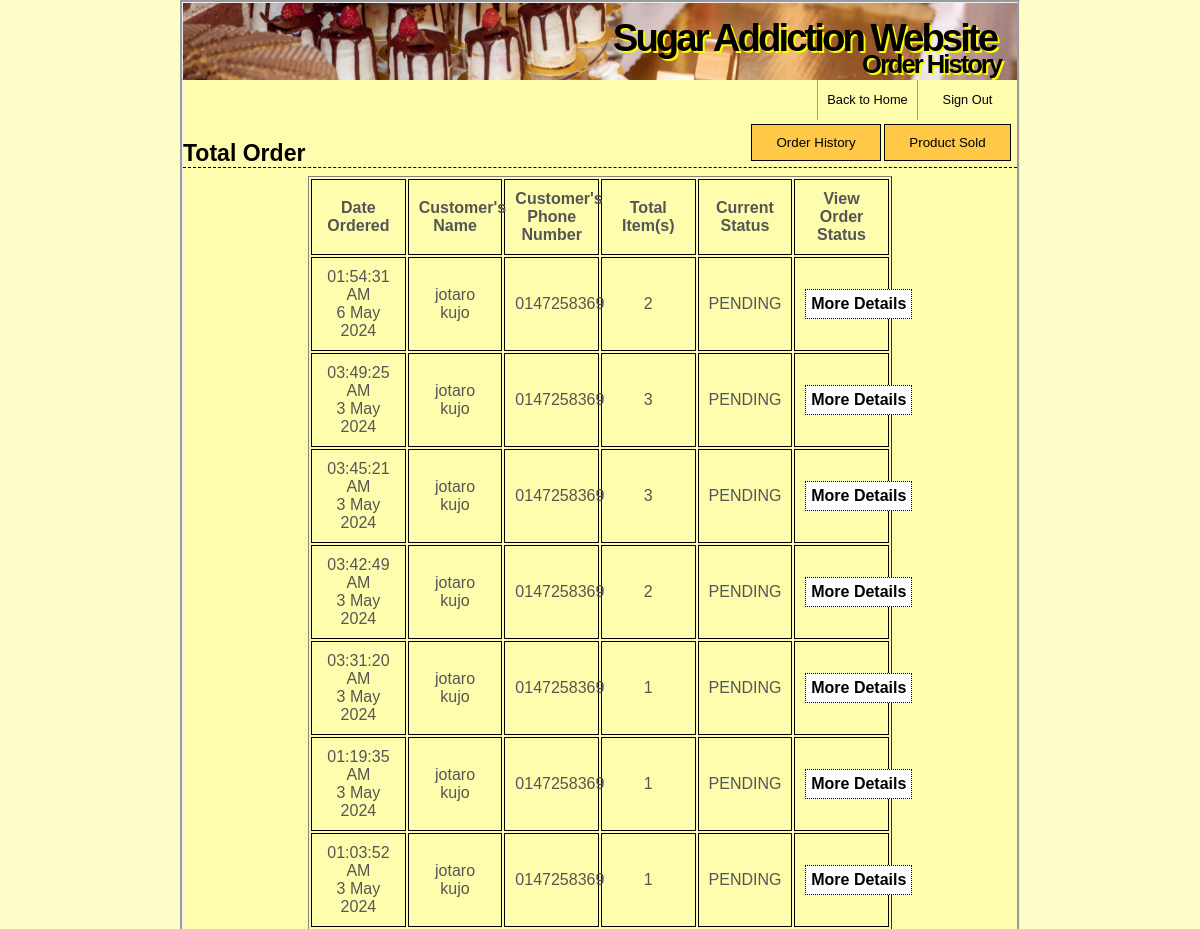
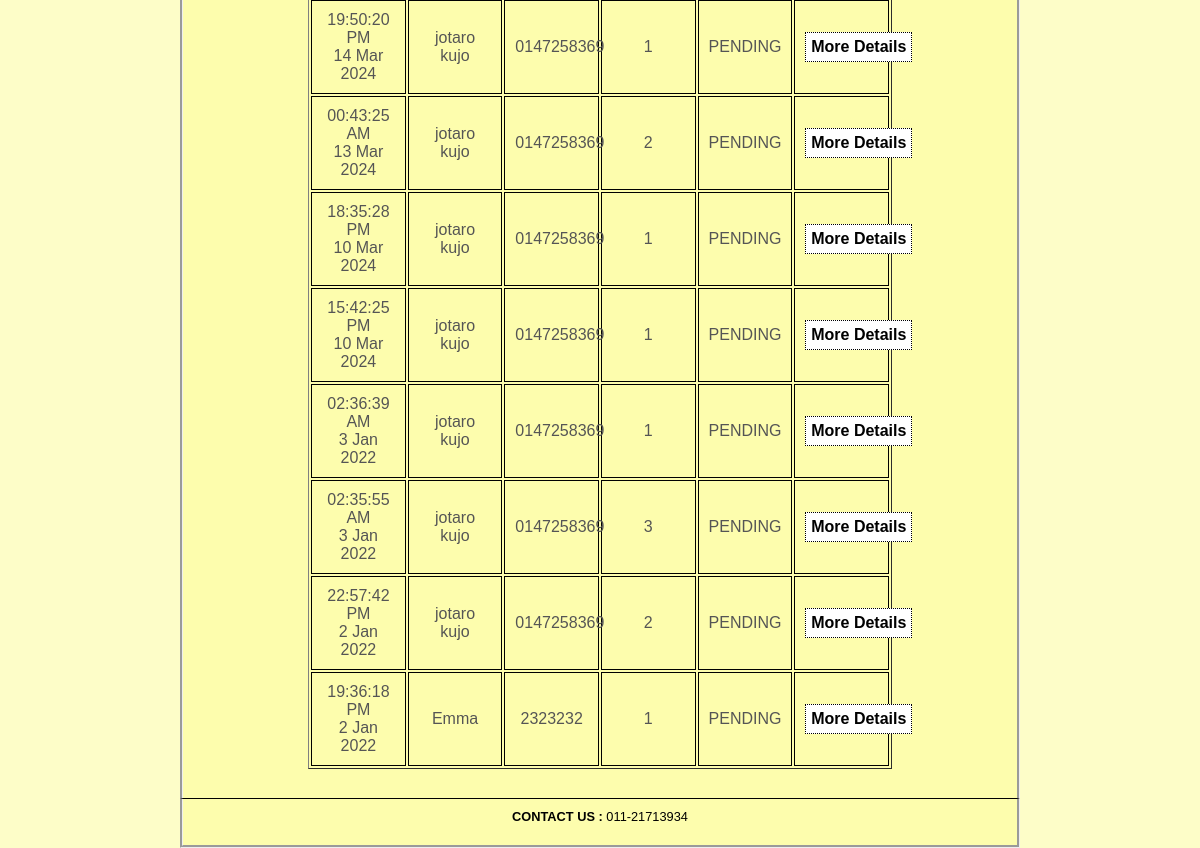
The app's page /orders_TotalOrder.php (signed in) with its own data (2 pictures, top to bottom).
### tables this page shows
CREATE TABLE `customer` (
  `CustID` int(5) NOT NULL,
  `CustName` varchar(20) NOT NULL,
  `Password` varchar(40) NOT NULL,
  `PhoneNum` varchar(40) NOT NULL,
  `Address` varchar(100) NOT NULL,
  `Email` varchar(60) NOT NULL,
  `OrderID` varchar(255) DEFAULT NULL
);

### orders_TotalOrder.php (the view, shortened to what this page needs)
<?php
include ('includes/header.php');
?>
<h1>Total Order</h1>
<div class="menu">
<div class="btn-group" style="float: right; margin:-4.1em 0.5em">
		<button><a href="orders_TotalOrder.php">Order History</a></button>
		<button><a href="orders_ProductSold.php">Product Sold</a></button>
	</div>
	<table border="1">
		<tr>
			<th>Date Ordered</th>
			<th>Customer's Name</th>
			<th>Customer's Phone Number</th>
			<th>Total Item(s)</th>
			<th>Current Status</th>
			<th>View Order Status</th>
		</tr>
		<?php
		require ('includes/constants.php');
		$q = "SELECT CustID, COUNT(ProdID) AS ProdID, Quantity, Order_Date
        FROM cust_order
        GROUP BY CustID, Order_Date
		ORDER BY Order_Date DESC;";
		$r = @mysqli_query ($dbc,$q);
		if (!mysqli_num_rows($r) == 1) {
			echo '<tr><td colspan="4">No order from customer</td></tr>';
		} else {
		while ($data = mysqli_fetch_array($r)) {
			$c = $data['CustID'];
			$qC = "SELECT * FROM customer WHERE CustID = '$c'";
			$rC = @mysqli_query ($dbc,$qC);
			$dataC = mysqli_fetch_array($rC);
			echo "<tr><td>" . date("H:i:s A", strtotime($data['Order_Date'])) . "<br>" . date("j M Y", strtotime($data['Order_Date'])) . "</td>";
			echo '
				<td align="left">'.$dataC['CustName'].'</td>
				<td align="left">'.$dataC['PhoneNum'].'</td>';
				echo '<td align="left">'.$data['ProdID'].'</td>
				<td align="left">PENDING</td>';
			echo '<td>
				<form action="orderLdetails.php" method="GET">
					<input type="text" name="Order_Date" value="'.$data["Order_Date"].'" hidden>
					<input type="text" name="CustName" value="'.$dataC["CustName"].'" hidden>
					<input type="submit" name="submit" value="More Details" />
				</form></td>
			</tr>';
		}}
		?>
	</table>
</div>

### includes/style.css (style rules this page uses)
* { margin:0; padding:0; }
a { color:#000000; text-decoration:none; }
body { background:#FDFDC8; color:#555; font:0.8em Arial, Helvetica, "bitstream vera sans", sans-serif; }
#content h1 { border-bottom:1px dashed #000000; font-size:1.8em; padding:20px 0 0; color: black; }
.menu table { margin: 1% 15%; width: 70%; table-layout: fixed; }
#content .menu tr th { padding: 10px; border: 1px solid black; width: auto; text-align: center; }
#content .menu tr td { padding: 10px; border: 1px solid black; width: auto; text-align: center; }
.btn-group button { background-color: #FFC847; border: 1px solid black; padding: 10px 24px; cursor: pointer; float: center; position: relative; }
.btn-group:after { content: ""; clear: both; display: table; }
* { box-sizing: border-box; }
#footer { border-top:1px solid black; height:50px; margin:0 auto; padding:10px 0px; text-align:center; width:70vw; background-color: #FDFDAD; color: black; z-index: 2; position: relative; border-bottom: 3px groove; border-left: 3px groove; border-right: 3px groove; }
input, select, .input { padding: 5px; font-weight: bold; font-size: 1em; color: #000000; background: #FFFFFF; border:1px dotted #000000; }

### records on screen
customer: CustName "jotaro kujo", PhoneNum "0147258369"
customer: CustName "Emma", PhoneNum "2323232"

### other values on screen
$page_text "Order History"
date("H:i:s A", strtotime($data['Order_Date'])) "01:54:31 AM"
date("j M Y", strtotime($data['Order_Date'])) "6 May 2024"
$data['ProdID'] "2"
date("H:i:s A", strtotime($data['Order_Date'])) "03:49:25 AM"
date("j M Y", strtotime($data['Order_Date'])) "3 May 2024"
$data['ProdID'] "3"
date("H:i:s A", strtotime($data['Order_Date'])) "03:45:21 AM"
date("H:i:s A", strtotime($data['Order_Date'])) "03:42:49 AM"
date("H:i:s A", strtotime($data['Order_Date'])) "03:31:20 AM"
$data['ProdID'] "1"
date("H:i:s A", strtotime($data['Order_Date'])) "01:19:35 AM"
date("H:i:s A", strtotime($data['Order_Date'])) "01:03:52 AM"
date("H:i:s A", strtotime($data['Order_Date'])) "19:50:20 PM"
date("j M Y", strtotime($data['Order_Date'])) "14 Mar 2024"
